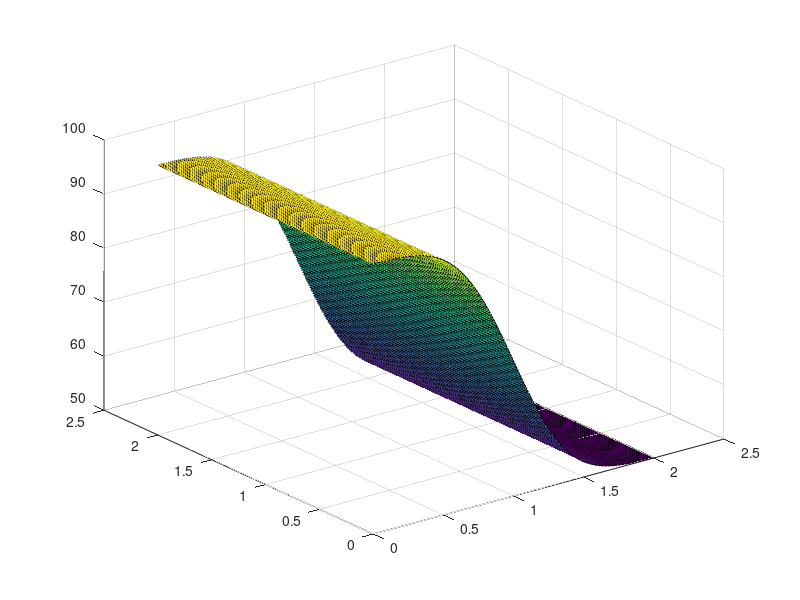

Reproduce this figure in MATLAB. (Note: this script raises an error after producing the figure.)
clear all
close all
clc

% Open the file in read mode
fd = fopen('Heat2D-0002202.dat', 'r');

% Read IMAX
IMAX = fscanf(fd,'%f \n',1);

% Variables initialization
T(IMAX,IMAX) = 0.0;
x(IMAX)      = 0.0;
y(IMAX)      = 0.0;

% Read x-coords
x = fscanf(fd, '%f \n', IMAX);

% Read y-coords
y = fscanf(fd, '%f \n', IMAX);

% Read the temperature
for j = 1:IMAX 
    T(:,j) = fscanf(fd, '%f \n', IMAX);
end

% Close the file
fclose(fd);

% Ploit the result and make the plot prettier 
surf(x,y,T);
titleString = 'FTCS Scheme for 2-D Heat Equation';
stitleString = sprintf('TL = 100 °C, TR = 50 °C; N = %d', IMAX);
[t,s] = title(titleString, stitleString);
t.FontSize = 16;
s.FontSize = 11;
s.FontAngle = 'italic';
xlabel('x')
ylabel('y')
zlabel('Temperature')
colorbar



